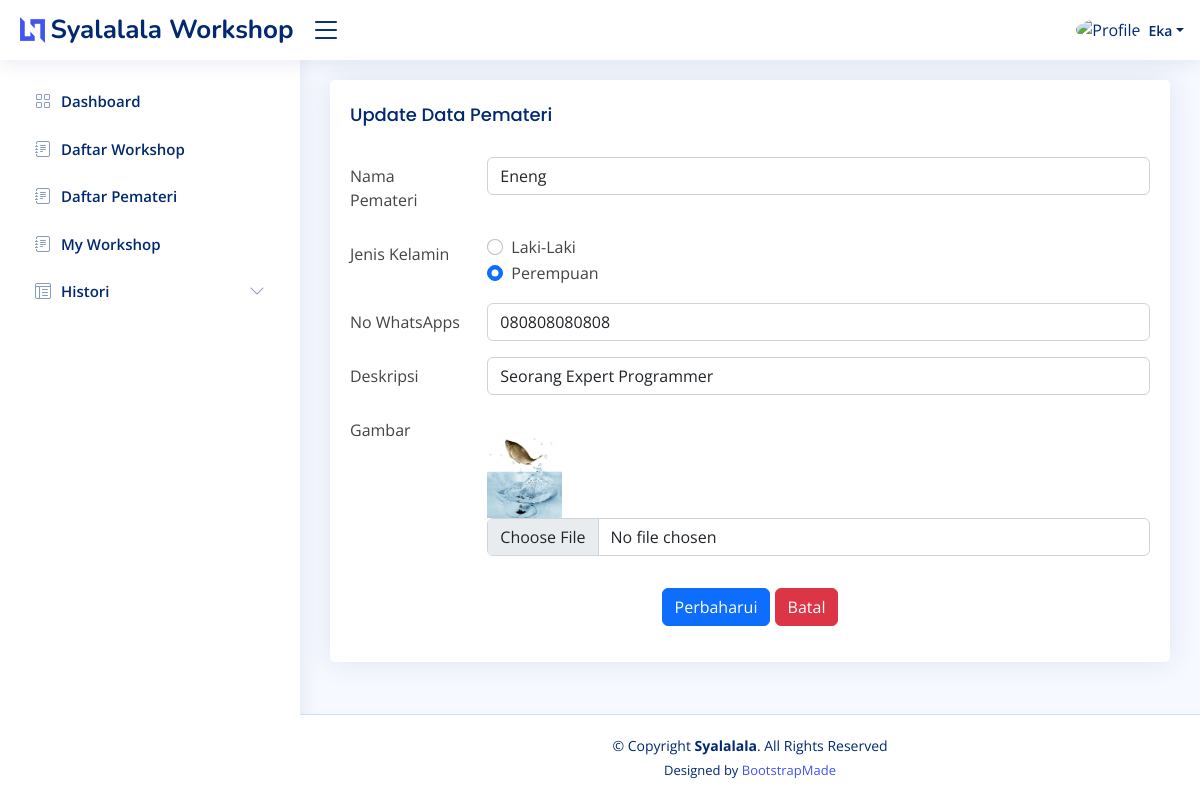
/data/updatePemateri.php?id_pemateri=4, run on the app's committed database.
### tables this page shows
CREATE TABLE `pemateri` (
  `id_pemateri` int(11) NOT NULL,
  `nama_pemateri` varchar(30) DEFAULT NULL,
  `jk_pemateri` char(10) DEFAULT NULL,
  `job` varchar(25) DEFAULT NULL,
  `wa_pemateri` varchar(15) DEFAULT NULL,
  `gambar` varchar(75) DEFAULT NULL,
  `deskripsi` varchar(100) DEFAULT NULL
);

### main/function.php (called while the page is built, shortened)
<?php
$host = "localhost";
$user = "root";
$pass = "";
$db = "db_workshop";
$conn = mysqli_connect($host, $user, $pass, $db);
function querySelect($table, $field, $isi_field)
{
  global $conn;
  $result = mysqli_query($conn, "SELECT * FROM $table WHERE $field='$isi_field'");
  $rows = [];
  while ($row = mysqli_fetch_assoc($result)) {
    $rows[] = $row;
  }
  return $rows;
}
?>

### data/updatePemateri.php (the view, shortened to what this page needs)
<?php
require_once '../main/function.php';
$table = "pemateri";
$field = "id_pemateri";
$isi_field = $_GET['id_pemateri'];
$show = querySelect($table, $field, $isi_field)[0];
require_once '../template/sidebar.php';
?>
<section class="section profile">
  <div class="row">
    <div class="col-xl-12">
      <div class="card">
        <div class="card-body pt-1">
          <h5 class="card-title">Update Data Pemateri</h5>
          <div class="tab-content pt-2">
            <form action="" method="POST" enctype="multipart/form-data">
              <div class="row mb-3">
                <label class="col-md-3 col-lg-2 col-form-label">Nama Pemateri</label>
                <div class="col-md-8 col-lg-10">
                  <input class="form-control" type="text" name="nama_pemateri" id="nama_pemateri" value="<?php echo $show["nama_pemateri"] ?>" required>
                </div>
              </div>
              <div class="row mb-3">
                <label class="col-md-3 col-lg-2 col-form-label">Jenis Kelamin</label>
                <div class="col-md-8 col-lg-10">
                  <div class="form-check">
                    <input class="form-check-input" type="radio" name="jk_pemateri" id="gridRadios1" value="Laki-Laki" <?= $show['jk_pemateri'] == 'Laki-laki' ? 'checked' : "" ?>>
                    <label class="form-check-label" for="gridRadios1">
                      Laki-Laki
                    </label>
                  </div>
                  <div class="form-check">
                    <input class="form-check-input" type="radio" name="jk_pemateri" id="gridRadios2" value="Perempuan" <?= $show['jk_pemateri'] == 'Perempuan' ? 'checked' : "" ?>>
                    <label class="form-check-label" for="gridRadios2">
                      Perempuan
                    </label>
                  </div>
                </div>
              </div>
              <div class="row mb-3">
                <label class="col-md-3 col-lg-2 col-form-label">No WhatsApps</label>
                <div class="col-md-8 col-lg-10">
                  <input class="form-control" type="text" name="wa_pemateri" id="wa_pemateri" value="<?php echo $show["wa_pemateri"] ?>" required>
                </div>
              </div>
              <div class="row mb-3">
                <label class="col-md-3 col-lg-2 col-form-label">Deskripsi</label>
                <div class="col-md-8 col-lg-10">
                  <input type="text" name="deskripsi" class="form-control" id="deskripsi" value="<?php echo $show["deskripsi"] ?>">
                </div>
              </div>
              <div class="row mb-3">
                <label class="col-md-3 col-lg-2 col-form-label">Gambar</label>
                <div class="col-md-8 col-lg-10">
                  <img src="../gambar/<?php echo $show["gambar"] ?>" width="75px">
                  <div class="input-group mb-3">
                    <input type="file" name="gambar" class="form-control">
                  </div>
                </div>
              </div>
              <div class="text-center">
                <button class="btn btn-primary" type="submit" name="submit">Perbaharui</button>
                <button class="btn btn-danger" name="batal">Batal</button>
              </div>
            </form>
          </div>
        </div>
      </div>
    </div>
  </div>
</section>
<?php require_once '../template/footer.php'; ?>

### assets/css/style.css (style rules this page uses)
:root { scroll-behavior: smooth; }
body { font-family: "Open Sans", sans-serif; background: #f6f9ff; color: #444444; }
h1, h2, h3, h4, h5, h6 { font-family: "Nunito", sans-serif; }
.card { margin-bottom: 30px; border: none; border-radius: 5px; box-shadow: 0px 0 30px rgba(1, 41, 112, 0.1); }
.card-title { padding: 20px 0 15px 0; font-size: 18px; font-weight: 500; color: #012970; font-family: "Poppins", sans-serif; }
.card-body { padding: 0 20px 20px 20px; }

### data on the page
pemateri: nama_pemateri "Eneng", jk_pemateri "☐ Laki-Laki", jk_pemateri "☑ Perempuan", wa_pemateri "080808080808", deskripsi "Seorang Expert Programmer", gambar (picture)

### other printed values
$nama "Eka"
